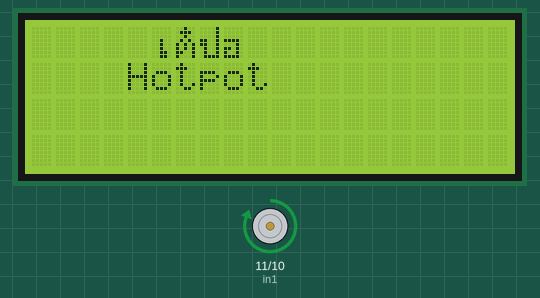
Recording of a sketch running on a simulated Arduino Uno, built with avr-gcc and run on an emulated ATmega328P. On the bench: 20×4 character LCD, motor-driver pin pairs drawn as motors (green arrow = first pin HIGH = forward, orange = second pin HIGH = backward, longer = more drive).

Above: at 0.2 s.
At 2.2 s:
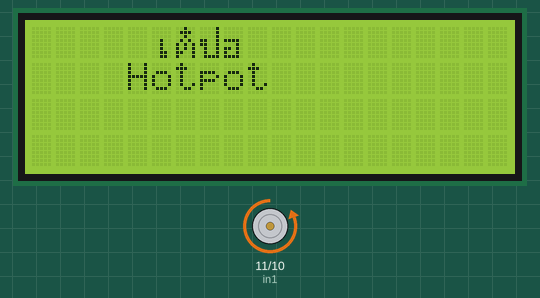
Timing chart, 0 to 129.6 s (numbered marks = the images above):
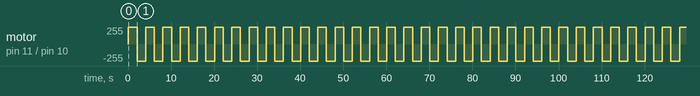

The sketch:

sketch_jun16a.ino
```cpp
#include <Wire.h>
#include <LiquidCrystal_I2C.h>
int in1=11;
int in2=10;

LiquidCrystal_I2C lcd(0x27, 20, 4);

byte customChar8[8] = {
  B00000,
  B00000,
  B00000,
  B00100,
  B00100,
  B00100,
  B00110,
  B00110
};//เ

byte customChar9[8] = {
  B00100,
  B01110,
  B00100,
  B01010,
  B10101,
  B10101,
  B11001,
  B10001
};//ต๋

byte customChar10[8] = {
  B00001,
  B00001,
  B00001,
  B11001,
  B11001,
  B01001,
  B01001,
  B01111
}; //ป

byte customChar11[8] = {
  B00000,
  B00000,
  B00000,
  B11110,
  B00010,
  B11010,
  B10010,
  B11110
};//อ


void setup()
{
Serial.begin(9600);
pinMode(in1, OUTPUT);
pinMode(in2, OUTPUT);
lcd.init();
lcd.backlight();
lcd.createChar(0, customChar8); //เ
lcd.createChar(1, customChar9); //ต๋
lcd.createChar(2, customChar10); //ป
lcd.createChar(3, customChar11); //อ


lcd.setCursor(5,0);
lcd.write((uint8_t)0);
lcd.write((uint8_t)1);
lcd.write((uint8_t)2);
lcd.write((uint8_t)3);
lcd.setCursor(4,1);
lcd.print("Hotpot");
}

void loop()
{
  digitalWrite(in1, HIGH);
  digitalWrite(in2, LOW);
  delay(2000);
  digitalWrite(in1, LOW);
  digitalWrite(in2, HIGH);
  delay(2000);
}
```

Measured:
- by itself, motor on pin 11 (in1) / pin 10 (in2): alternates forward 255/255 for 2.0 s and backward 255/255 for 2.0 s
